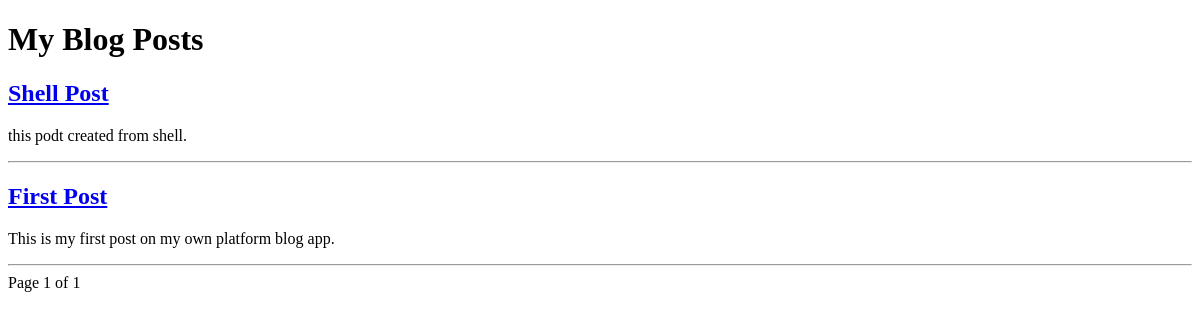
Before: / with the older database file.
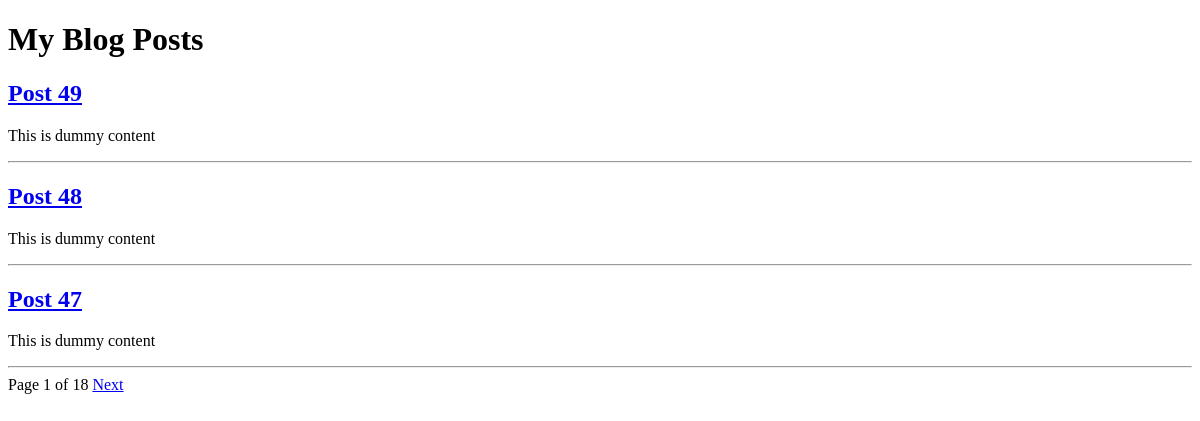
After: the same page with the newer database file.
### blog/models.py (models this page shows, shortened)
class Post(models.Model):
    title = models.CharField(max_length=200)
    slug = models.SlugField(max_length=200, db_index=True)
    body = models.TextField()
    created = models.DateTimeField(auto_now_add=True)
    updated = models.DateTimeField(auto_now=True)
    status = models.CharField(
        max_length=10,
        choices=STATUS_CHOICE,
        default='draft'
    )
    author = models.ForeignKey(
        User,
        on_delete=models.CASCADE,
        related_name='blog_posts'
    )
    def get_absolute_url(self):
        return reverse('post_detail', args=[
            self.created.year,
            self.created.month,
            self.created.day,
            self.slug
        ])
    class Meta:
        ordering = ['-created']

### blog/views.py (the view)
# urls.py: path('', views.post_list, name='post_list'),
def post_list(request):
    post_list = Post.objects.filter(status='published')
    paginator = Paginator(post_list, 3)
    page_number = request.GET.get('page')
    posts = paginator.get_page(page_number)
    return render(request, 'blogs/post_list.html', {'posts': posts})

### blog/templates/blogs/post_list.html (shortened to what this page needs)
<!DOCTYPE html>
<html>
<head>
</head>
<body>
<h1>My Blog Posts</h1>
{% for post in posts %}
    <h2>
        <a href="{{ post.get_absolute_url }}">{{ post.title }}</a>
    </h2>
    <p>{{ post.body }}</p>
    <hr>
{% endfor %}
<div>
    <span>
        Page {{ posts.number }} of {{ posts.paginator.num_pages }}
    </span>
    {% if posts.has_next %}
        <a href="?page={{ posts.next_page_number }}">Next</a>
    {% endif %}
</div>
</body>
</html>

Changed rows visible on the page:
no longer on this page (row unchanged): Post: title "Shell Post", body "this podt created from shell."
no longer on this page (row unchanged): Post: title "First Post", body "This is my first post on my own platform blog app."
added Post: title "Post 49", body "This is dummy content"
added Post: title "Post 48", body "This is dummy content"
added Post: title "Post 47", body "This is dummy content"
Other visible differences:
{{ posts.paginator.num_pages }}: "1" → "18"
text now shown: "Next"
